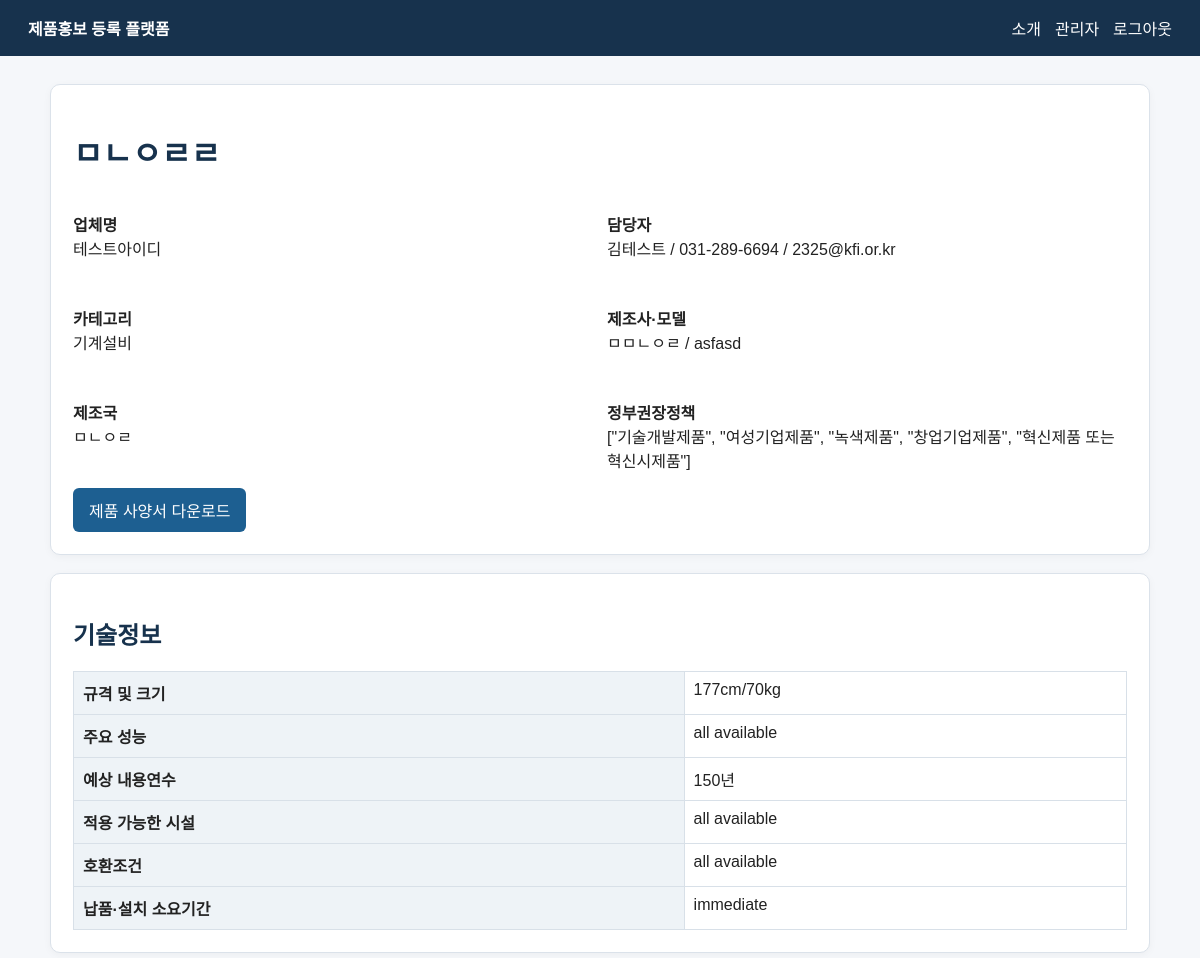
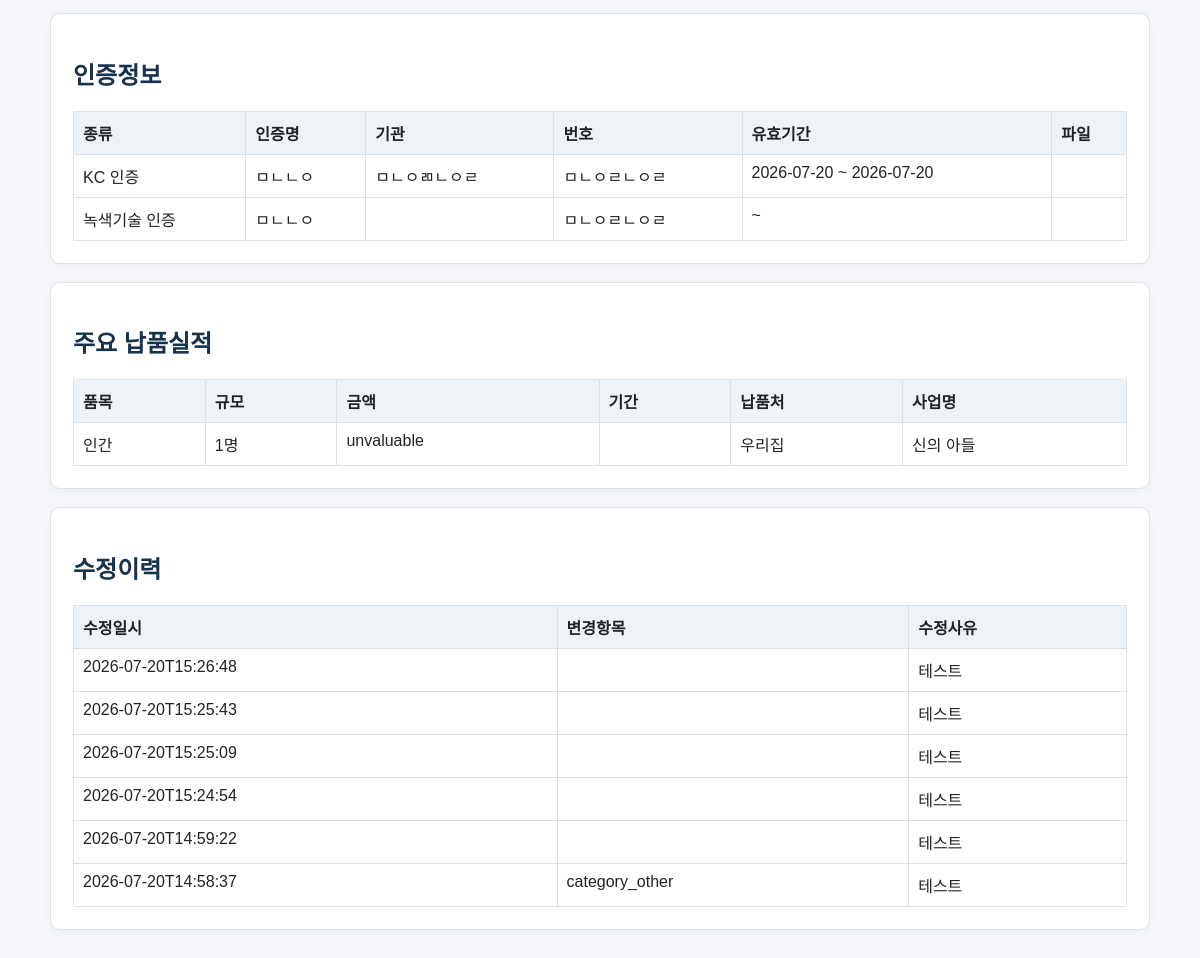
/admin/product/1 (signed in), run on the app's committed database (2 pictures, top to bottom).
### tables this page shows
CREATE TABLE products (
        id INTEGER PRIMARY KEY AUTOINCREMENT,
        user_id INTEGER NOT NULL,
        product_name TEXT NOT NULL,
        category TEXT NOT NULL,
        category_other TEXT,
        manufacturer TEXT NOT NULL,
        model_name TEXT,
        country TEXT NOT NULL,
        policy_products TEXT,
        policy_other TEXT,
        size_spec TEXT,
        performance TEXT,
        lifespan TEXT,
        applicable_facilities TEXT,
        compatibility TEXT,
        delivery_period TEXT,
        spec_file TEXT,
        created_at TEXT NOT NULL,
        updated_at TEXT NOT NULL,
        FOREIGN KEY(user_id) REFERENCES users(id)
    );

CREATE TABLE users (
        id INTEGER PRIMARY KEY AUTOINCREMENT,
        role TEXT NOT NULL DEFAULT 'vendor',
        business_no TEXT UNIQUE,
        company_name TEXT UNIQUE NOT NULL,
        company_certs TEXT,
        company_cert_other TEXT,
        contact_name TEXT NOT NULL,
        phone TEXT NOT NULL,
        email TEXT NOT NULL,
        password_hash TEXT NOT NULL,
        privacy_consent INTEGER NOT NULL DEFAULT 0,
        created_at TEXT NOT NULL,
        last_login TEXT,
        active INTEGER NOT NULL DEFAULT 1
    );

CREATE TABLE certifications (
        id INTEGER PRIMARY KEY AUTOINCREMENT,
        product_id INTEGER NOT NULL,
        cert_type TEXT NOT NULL,
        cert_name TEXT,
        agency TEXT,
        cert_no TEXT,
        issue_date TEXT,
        valid_from TEXT,
        valid_to TEXT,
        no_expiry INTEGER NOT NULL DEFAULT 0,
        file_path TEXT,
        note TEXT,
        FOREIGN KEY(product_id) REFERENCES products(id) ON DELETE CASCADE
    );

CREATE TABLE deliveries (
        id INTEGER PRIMARY KEY AUTOINCREMENT,
        product_id INTEGER NOT NULL,
        item TEXT,
        scale TEXT,
        amount TEXT,
        period TEXT,
        client TEXT,
        project_name TEXT,
        note TEXT,
        FOREIGN KEY(product_id) REFERENCES products(id) ON DELETE CASCADE
    );

CREATE TABLE product_history (
        id INTEGER PRIMARY KEY AUTOINCREMENT,
        product_id INTEGER NOT NULL,
        changed_by INTEGER NOT NULL,
        changed_at TEXT NOT NULL,
        changed_fields TEXT,
        before_json TEXT,
        after_json TEXT,
        reason TEXT,
        FOREIGN KEY(product_id) REFERENCES products(id)
    );

### app.py (the view)
@app.route('/admin/product/<int:pid>')
@login_required('admin')
def admin_product_detail(pid):
    conn=db(); product=conn.execute('''SELECT p.*,u.company_name,u.business_no,u.contact_name,u.phone,u.email FROM products p JOIN users u ON p.user_id=u.id WHERE p.id=?''',(pid,)).fetchone()
    certs=conn.execute('SELECT * FROM certifications WHERE product_id=?',(pid,)).fetchall(); deliveries=conn.execute('SELECT * FROM deliveries WHERE product_id=?',(pid,)).fetchall(); history=conn.execute('SELECT * FROM product_history WHERE product_id=? ORDER BY changed_at DESC',(pid,)).fetchall(); conn.close()
    if not product: abort(404)
    log_action('product_view',str(pid)); return render_template('admin_product_detail.html',product=product,certs=certs,deliveries=deliveries,history=history)

### app.py (called while the page is built)
def db():
    conn = sqlite3.connect(
        DB_PATH,
        timeout=30
    )
    conn.row_factory = sqlite3.Row
    conn.execute('PRAGMA foreign_keys = ON')
    conn.execute('PRAGMA busy_timeout = 30000')
    conn.execute('PRAGMA journal_mode = WAL')
    return conn

def log_action(action, detail=''):
    conn = db()
    conn.execute('INSERT INTO audit_logs(user_id,action,detail,created_at) VALUES(?,?,?,?)',
                 (session.get('user_id'), action, detail, datetime.now().isoformat(timespec='seconds')))
    conn.commit(); conn.close()

def login_required(role=None):
    def deco(fn):
        @wraps(fn)
        def wrapper(*args, **kwargs):
            if not session.get('user_id'):
                flash('로그인이 필요합니다.')
                return redirect(url_for('login'))
            if role and session.get('role') != role:
                abort(403)
            return fn(*args, **kwargs)
        return wrapper
    return deco

@app.context_processor
def inject_globals():
    return dict(CATEGORIES=CATEGORIES, COMPANY_CERTS=COMPANY_CERTS, POLICY_PRODUCTS=POLICY_PRODUCTS, CERT_TYPES=CERT_TYPES, format_company_certs=format_company_certs)

### templates/admin_product_detail.html
{% extends 'base.html' %}{% block content %}<div class="card"><h1>{{product.product_name}}</h1><div class="grid"><p><b>업체명</b><br>{{product.company_name}}</p><p><b>담당자</b><br>{{product.contact_name}} / {{product.phone}} / {{product.email}}</p><p><b>카테고리</b><br>{{product.category}}</p><p><b>제조사·모델</b><br>{{product.manufacturer}} / {{product.model_name}}</p><p><b>제조국</b><br>{{product.country}}</p><p><b>정부권장정책</b><br>{{product.policy_products}}</p></div>{% if product.spec_file %}<a class="btn" href="{{url_for('uploaded_file',name=product.spec_file)}}">제품 사양서 다운로드</a>{% endif %}</div><div class="card"><h2>기술정보</h2><table><tr><th>규격 및 크기</th><td>{{product.size_spec}}</td></tr><tr><th>주요 성능</th><td>{{product.performance}}</td></tr><tr><th>예상 내용연수</th><td>{{product.lifespan}}</td></tr><tr><th>적용 가능한 시설</th><td>{{product.applicable_facilities}}</td></tr><tr><th>호환조건</th><td>{{product.compatibility}}</td></tr><tr><th>납품·설치 소요기간</th><td>{{product.delivery_period}}</td></tr></table></div><div class="card"><h2>인증정보</h2><table><tr><th>종류</th><th>인증명</th><th>기관</th><th>번호</th><th>유효기간</th><th>파일</th></tr>{% for c in certs %}<tr><td>{{c.cert_type}}</td><td>{{c.cert_name}}</td><td>{{c.agency}}</td><td>{{c.cert_no}}</td><td>{{c.valid_from}} ~ {{c.valid_to}}</td><td>{% if c.file_path %}<a href="{{url_for('uploaded_file',name=c.file_path)}}">다운로드</a>{% endif %}</td></tr>{% endfor %}</table></div><div class="card"><h2>주요 납품실적</h2><table><tr><th>품목</th><th>규모</th><th>금액</th><th>기간</th><th>납품처</th><th>사업명</th></tr>{% for d in deliveries %}<tr><td>{{d.item}}</td><td>{{d.scale}}</td><td>{{d.amount}}</td><td>{{d.period}}</td><td>{{d.client}}</td><td>{{d.project_name}}</td></tr>{% endfor %}</table></div><div class="card"><h2>수정이력</h2><table><tr><th>수정일시</th><th>변경항목</th><th>수정사유</th></tr>{% for h in history %}<tr><td>{{h.changed_at}}</td><td>{{h.changed_fields}}</td><td>{{h.reason}}</td></tr>{% else %}<tr><td colspan="3">수정이력이 없습니다.</td></tr>{% endfor %}</table></div>{% endblock %}

### static/style.css (style rules this page uses)
body { font-family:Arial,"Noto Sans KR",sans-serif;margin:0;background:#f5f7fa;color:#222 }
.card { background:#fff;border:1px solid #dbe2ea;border-radius:10px;padding:22px;margin-bottom:18px;box-shadow:0 2px 8px rgba(0,0,0,.04) }
h1,h2,h3 { color:#17324d }
.btn { display:inline-block;background:#1d5f91;color:#fff;padding:10px 16px;border-radius:6px;text-decoration:none;border:0;cursor:pointer }
.grid { display:grid;grid-template-columns:repeat(2,1fr);gap:14px }
table { width:100%;border-collapse:collapse;background:#fff }
th,td { border:1px solid #d8e0e8;padding:9px;text-align:left;vertical-align:top }
th { background:#eef3f7 }

### data on the page
products: product_name "ㅁㄴㅇㄹㄹ", category "기계설비", manufacturer "ㅁㅁㄴㅇㄹ", model_name "asfasd", country "ㅁㄴㅇㄹ", policy_products "[\"기술개발제품\", \"여성기업제품\", \"녹색제품\", \"창업기업제품\", \"혁신제품 또는 혁신시제품\"]", size_spec "177cm/70kg", performance "all available", lifespan "150년", applicable_facilities "all available", compatibility "all available", delivery_period "immediate"
users: company_name "테스트아이디", contact_name "김테스트", phone "031-289-6694", email "2325@kfi.or.kr"
certifications: cert_type "KC 인증", cert_name "ㅁㄴㄴㅇ", agency "ㅁㄴㅇㄻㄴㅇㄹ", cert_no "ㅁㄴㅇㄹㄴㅇㄹ", valid_from "2026-07-20", valid_to "2026-07-20"
certifications: cert_type "녹색기술 인증", cert_name "ㅁㄴㄴㅇ", cert_no "ㅁㄴㅇㄹㄴㅇㄹ"
deliveries: item "인간", scale "1명", amount "unvaluable", client "우리집", project_name "신의 아들"
product_history: changed_at "2026-07-20T15:26:48", reason "테스트"
product_history: changed_at "2026-07-20T15:25:43", reason "테스트"
product_history: changed_at "2026-07-20T15:25:09", reason "테스트"
product_history: changed_at "2026-07-20T15:24:54", reason "테스트"
product_history: changed_at "2026-07-20T14:59:22", reason "테스트"
product_history: changed_at "2026-07-20T14:58:37", changed_fields "category_other", reason "테스트"
